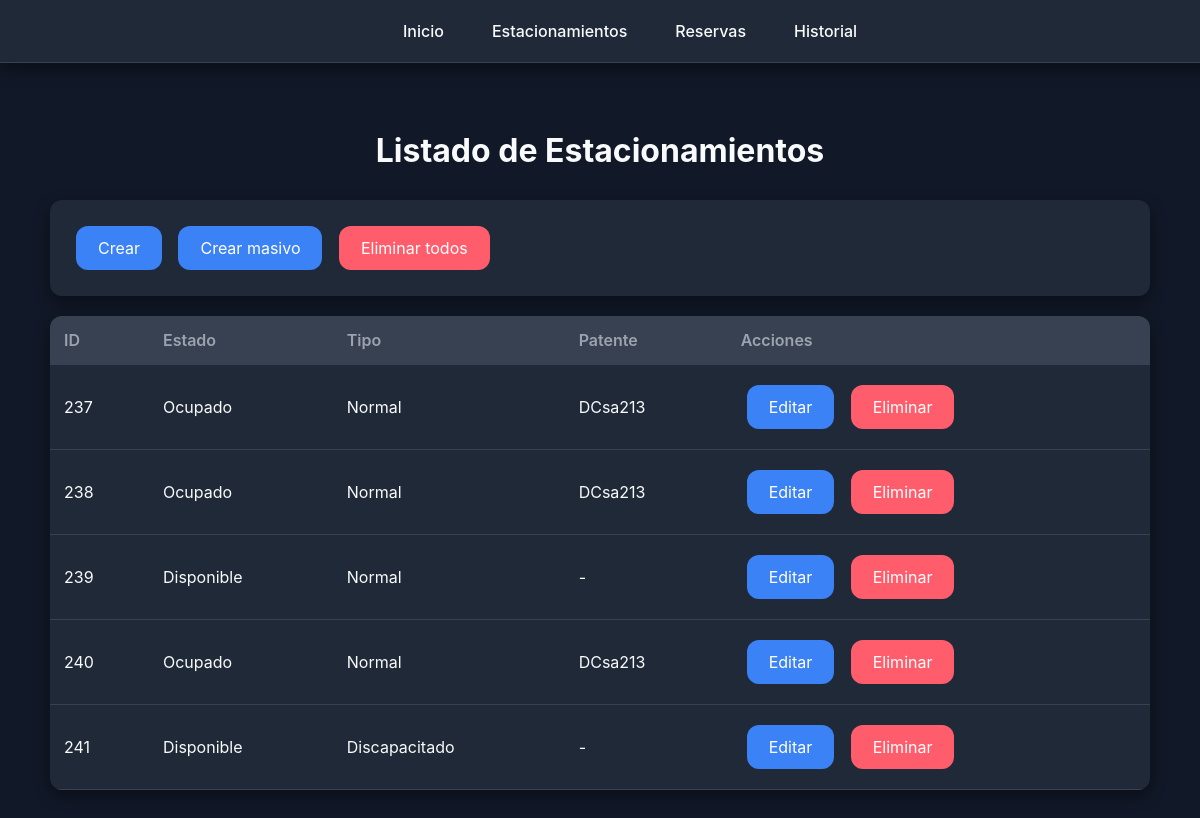
Page /estacionamientos/estacionamientos/ on the committed database.
### apps/estacionamientos/models.py (models this page shows, shortened)
class Estacionamiento(models.Model):
    ESTADO_CHOICES = [
        ("D", "Disponible"),
        ("O", "Ocupado"),
    ]
    TIPO_CHOICES = [
        ("Normal", "Normal"),
        ("VIP", "VIP"),
        ("Discapacitado", "Discapacitado"),
    ]
    estado = models.CharField(max_length=1, choices=ESTADO_CHOICES, default="D")
    tipo = models.CharField(max_length=20, choices=TIPO_CHOICES, default="Normal")
    patente = models.CharField(max_length=10, null=True, blank=True)
    fecha_inicio = models.DateTimeField(null=True, blank=True)
    fecha_termino = models.DateTimeField(null=True, blank=True)

### apps/estacionamientos/views.py (the view)
# urls.py: path("estacionamientos/", views.listarEstacionamiento, name="listarEstacionamiento"),
def listarEstacionamiento(request):
    qs = Estacionamiento.objects.all().order_by("id")
    return render(request, "estacionamiento/estacionamientoListar.html", {"estacionamientos": qs})

### apps/estacionamientos/templates/estacionamiento/estacionamientoListar.html (shortened to what this page needs)
{% extends "base.html" %}
{% load static %}
{% block content %}
<h1>Listado de Estacionamientos</h1>
<div class="card">
  <a href="{% url 'crearEstacionamiento' %}" class="button">Crear</a>
  <a href="{% url 'crearEstacionamientosMasivo' %}" class="button">Crear masivo</a>
  <a href="{% url 'eliminarTodosEstacionamientos' %}" class="button button-danger">Eliminar todos</a>
</div>
<table>
  <tr><th>ID</th><th>Estado</th><th>Tipo</th><th>Patente</th><th>Acciones</th></tr>
  {% for e in estacionamientos %}
  <tr>
    <td>{{ e.id }}</td>
    <td>{{ e.get_estado_display }}</td>
    <td>{{ e.tipo }}</td>
    <td>{{ e.patente|default:"-" }}</td>
    <td>
      <a href="{% url 'editarEstacionamiento' e.id %}" class="button">Editar</a>
      <a href="{% url 'eliminarEstacionamiento' e.id %}" class="button button-danger">Eliminar</a>
    </td>
  </tr>
  {% endfor %}
</table>
{% endblock %}

### apps/estacionamientos/static/css/style.css (style rules this page uses)
:root { --primary: #3B82F6; --primary-dark: #1D4ED8; --success: #10B981; --success-dark: #047857; --danger: #ff5d6c; --danger-dark: #d94d5b; --bg: #111827; --bg-card: #1F2937; --bg-alt: #374151; --text: #F9FAFB; --text-light: #9CA3AF; --radius: 12px; --shadow: 0 6px 16px rgba(0,0,0,0.4); }
body { font-family: "Inter", "Segoe UI", Roboto, Arial, sans-serif; background: var(--bg); color: var(--text); margin: 0; padding-top: 70px; }
::placeholder { color: #aaa; opacity: 0.7; }
a.button, button, .button { display: inline-block; margin: 6px; padding: 12px 22px; border: none; border-radius: var(--radius); cursor: pointer; font-size: 1rem; background: var(--primary); color: #fff; text-decoration: none; transition: all 0.2s ease; }
.button-danger { background: var(--danger) !important; }
h1 { color: var(--text); margin-bottom: 30px; font-size: 2rem; text-align: center; }
.card { background: var(--bg-card); border-radius: var(--radius); box-shadow: var(--shadow); padding: 20px; margin-bottom: 20px; transition: transform 0.2s ease; }
table { width: 100%; border-collapse: collapse; background: var(--bg-card); border-radius: var(--radius); box-shadow: var(--shadow); overflow: hidden; margin-top: 20px; color: var(--text); }
th, td { padding: 14px; text-align: left; border-bottom: 1px solid var(--bg-alt); }
th { background: var(--bg-alt); color: var(--text-light); font-weight: 600; }

### rows in the picture
Estacionamiento: id "237", estado "Ocupado", tipo "Normal", patente "DCsa213"
Estacionamiento: id "238", estado "Ocupado", tipo "Normal", patente "DCsa213"
Estacionamiento: id "239", estado "Disponible", tipo "Normal", patente "-"
Estacionamiento: id "240", estado "Ocupado", tipo "Normal", patente "DCsa213"
Estacionamiento: id "241", estado "Disponible", tipo "Discapacitado", patente "-"
